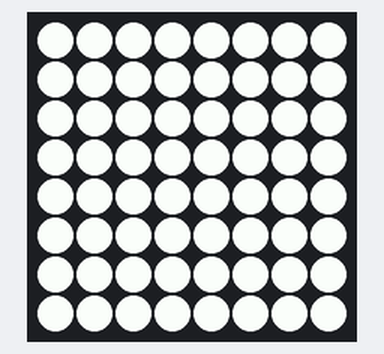
A program run on a simulated Raspberry Pi (BCM pin numbers) with a Sense HAT. On the bench: the Sense HAT's 8×8 RGB LED matrix. Random numbers come from a fixed seed; the 64×8 strip is a reading aid, not a part: it shows the text the matrix is scrolling, unrolled, one strip-width of it at a time.

Above: at 0.1 s.
At 12.6 s:
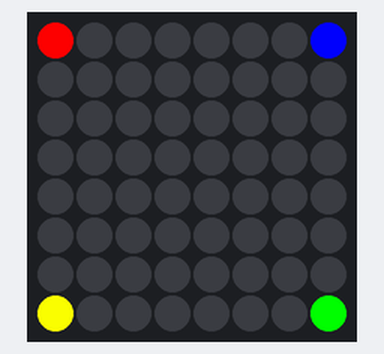
At 15.6 s:
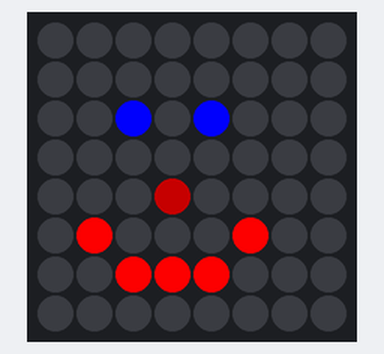
At 21.6 s:
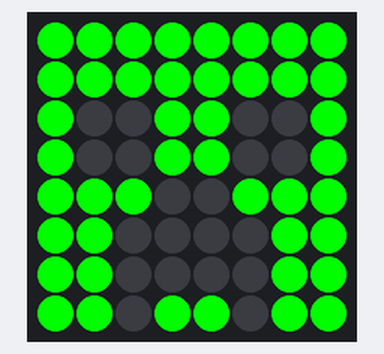
At 27.6 s:
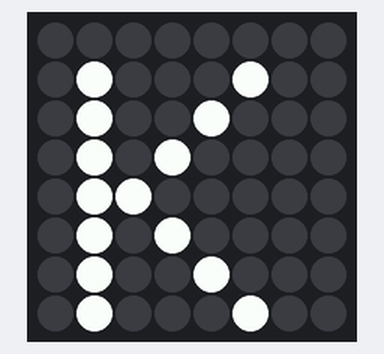
At 34.6 s:
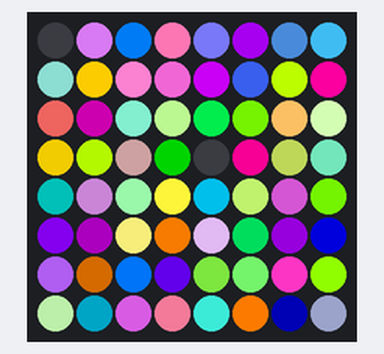

The program:

matrix.py
```python
from sense_hat import SenseHat
from time import sleep
from random import randint
import time
sense = SenseHat()

dark = (0,0,0)
white = (255,255,255)
red = (255,0,0)
green = (0,255,0)
blue = (0,0,255)
yellow = (255,255,0)

# Function to generate random colour
def pick_random_colour():
    random_red = randint(0,255)
    random_green = randint(0,255)
    random_blue = randint(0,255)
    return (random_red, random_green, random_blue)

message = "I love Sazz"


# Clears display and shows all white
sense.clear(white)

time.sleep(3)

# Shows a message on the display and loops it forever
# while True:
# 	sense.show_message(message,
# 						text_colour = red,
# 						back_colour = blue,
# 						scroll_speed = .5)

sense.show_message(message,
                    text_colour = red,
                    back_colour = blue,
                    scroll_speed = .05)

# Shows a single caracter
sense.show_letter("K", text_colour = red, back_colour = yellow)
sleep(1)
sense.show_letter("r", blue, yellow)
sleep(.5)
sense.show_letter("i", red)
sleep(.5)
sense.show_letter("s", yellow)
sleep(.5)

sense.clear(dark)

sense.show_letter("H", pick_random_colour(), pick_random_colour())
sleep(1)
sense.show_letter("a",  pick_random_colour())
sleep(.5)
sense.show_letter("r",  pick_random_colour())
sleep(.5)
sense.show_letter("r",  pick_random_colour())
sleep(.5)
sense.show_letter("i",  pick_random_colour())
sleep(.5)
sense.show_letter("s",  pick_random_colour())
sleep(.5)

sense.clear()

# Target indiviual led pixels on the matrix using x y coordinates
# Four corners
sense.set_pixel(0, 0, red)
sense.set_pixel(0, 7, yellow)
sense.set_pixel(7, 0, blue)
sense.set_pixel(7, 7, green)

sleep(3)

sense.clear()


# Smiley Face
sense.set_pixel(2, 2, (0, 0, 255))
sense.set_pixel(4, 2, (0, 0, 255))
sense.set_pixel(3, 4, (100, 0, 0))
sense.set_pixel(1, 5, (255, 0, 0))
sense.set_pixel(2, 6, (255, 0, 0))
sense.set_pixel(3, 6, (255, 0, 0))
sense.set_pixel(4, 6, (255, 0, 0))
sense.set_pixel(5, 5, (255, 0, 0))

sleep(3)

sense.clear()

# Smiley Face
sense.set_pixel(1, 1, (0, 0, 255))
sense.set_pixel(5, 1, (0, 0, 255))
sense.set_pixel(3, 3, (100, 0, 0))
sense.set_pixel(2, 5, (255, 0, 0))
sense.set_pixel(3, 5, (255, 0, 0))
sense.set_pixel(4, 5, (255, 0, 0))
sense.set_pixel(1, 6, (255, 0, 0))
sense.set_pixel(5, 6, (255, 0, 0))

sleep(3)

# Set multiple pixels at once with an index
# Define some colours
g = (0, 255, 0) # Green
b = (0, 0, 0) # Black

# Set up where each colour will display
creeper_pixels = [
    g, g, g, g, g, g, g, g,
    g, g, g, g, g, g, g, g,
    g, b, b, g, g, b, b, g,
    g, b, b, g, g, b, b, g,
    g, g, g, b, b, g, g, g,
    g, g, b, b, b, b, g, g,
    g, g, b, b, b, b, g, g,
    g, g, b, g, g, b, g, g
]

# Display creeper matrix on the LED matrix
sense.set_pixels(creeper_pixels)

sleep(3)

sense.clear()

# Show random coloured matrix
random_matrix = [
    pick_random_colour(), pick_random_colour(), pick_random_colour(), pick_random_colour(), pick_random_colour(), pick_random_colour(), pick_random_colour(), pick_random_colour(),
    pick_random_colour(), pick_random_colour(), pick_random_colour(), pick_random_colour(), pick_random_colour(), pick_random_colour(), pick_random_colour(), pick_random_colour(),
    pick_random_colour(), pick_random_colour(), pick_random_colour(), pick_random_colour(), pick_random_colour(), pick_random_colour(), pick_random_colour(), pick_random_colour(),
    pick_random_colour(), pick_random_colour(), pick_random_colour(), pick_random_colour(), pick_random_colour(), pick_random_colour(), pick_random_colour(), pick_random_colour(),
    pick_random_colour(), pick_random_colour(), pick_random_colour(), pick_random_colour(), pick_random_colour(), pick_random_colour(), pick_random_colour(), pick_random_colour(),
    pick_random_colour(), pick_random_colour(), pick_random_colour(), pick_random_colour(), pick_random_colour(), pick_random_colour(), pick_random_colour(), pick_random_colour(),
    pick_random_colour(), pick_random_colour(), pick_random_colour(), pick_random_colour(), pick_random_colour(), pick_random_colour(), pick_random_colour(), pick_random_colour(),
    pick_random_colour(), pick_random_colour(), pick_random_colour(), pick_random_colour(), pick_random_colour(), pick_random_colour(), pick_random_colour(), pick_random_colour(),
]

sense.set_pixels(random_matrix)

sleep(3)

# Rotate and flip sense hat display
sense.show_letter("K")

sleep(1)

sense.set_rotation(180)

sleep(2)

sense.flip_h()

sleep(2)

sense.flip_v()

sleep(2)

# Create simple animation by repeat flipping
sense.set_pixels(random_matrix)
while True:
    sleep(1)
    sense.flip_h()
    sense.flip_v()
```

Measured:
- what the display in image 1 shows lasts 3.0 s, from 12.6 s to 15.6 s
- what the display in image 5 shows lasts 1.0 s, from 34.6 s to 35.6 s
